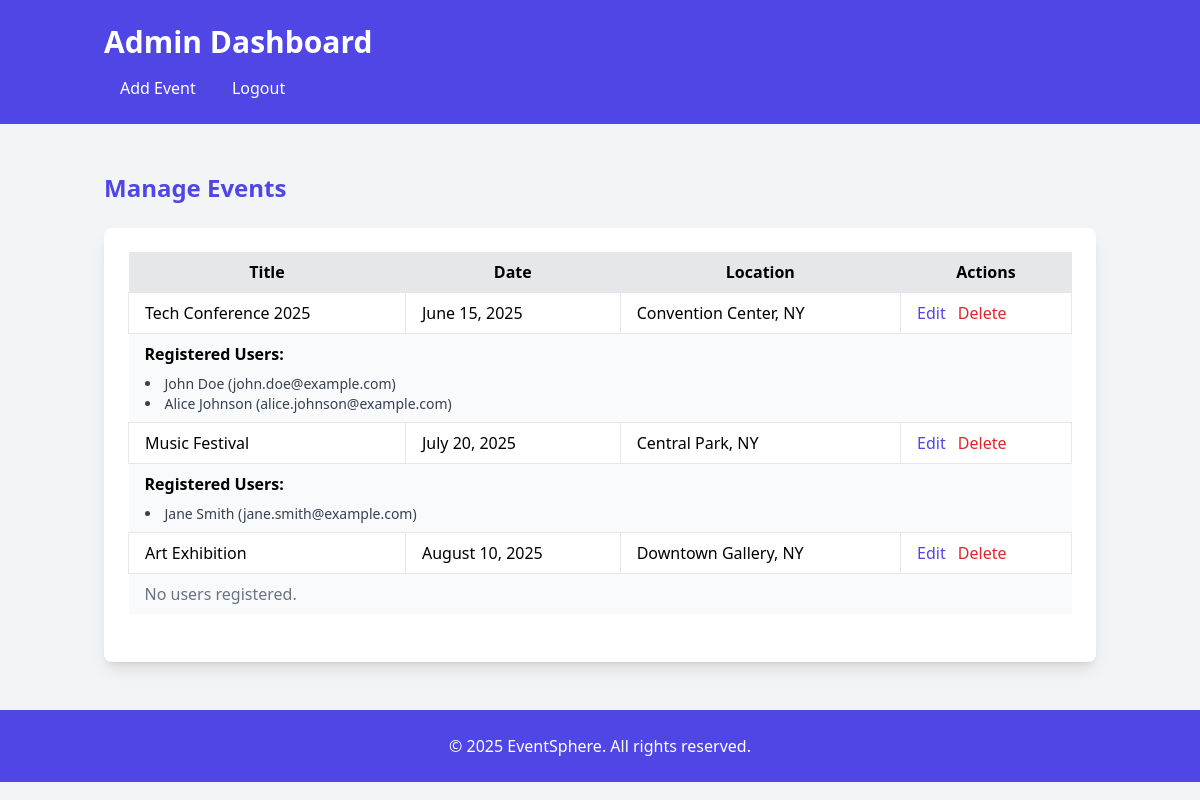
The page /admin/index.php (signed in) on the database its author committed.
### tables this page shows
CREATE TABLE events (
    id INT AUTO_INCREMENT PRIMARY KEY,
    title VARCHAR(255) NOT NULL,
    description TEXT,
    event_date DATE NOT NULL,
    location VARCHAR(255) NOT NULL,
    created_at TIMESTAMP DEFAULT CURRENT_TIMESTAMP
);

CREATE TABLE registrations (
    id INT AUTO_INCREMENT PRIMARY KEY,
    event_id INT NOT NULL,
    name VARCHAR(100) NOT NULL,
    email VARCHAR(100) NOT NULL,
    registered_at TIMESTAMP DEFAULT CURRENT_TIMESTAMP,
    FOREIGN KEY (event_id) REFERENCES events(id) ON DELETE CASCADE
);

### admin/index.php (the view, shortened to what this page needs)
<?php
$servername = "localhost";
$username = "root";
$password = "";
$dbname = "event_management";
try {
    $conn = new PDO("mysql:host=$servername;dbname=$dbname", $username, $password);
    $conn->setAttribute(PDO::ATTR_ERRMODE, PDO::ERRMODE_EXCEPTION);
    $stmt = $conn->prepare("SELECT id, title, description, event_date, location FROM events ORDER BY event_date");
    $stmt->execute();
    $events = $stmt->fetchAll(PDO::FETCH_ASSOC);
    $users_by_event = [];
    $user_stmt = $conn->prepare("SELECT name, email, event_id FROM registrations");
    $user_stmt->execute();
    $users = $user_stmt->fetchAll(PDO::FETCH_ASSOC);
    foreach ($users as $user) {
        $users_by_event[$user['event_id']][] = $user;
    }
} catch(PDOException $e) {
    echo "Connection failed: " . $e->getMessage();
    $events = [];
}
?>
<!DOCTYPE html>
<html lang="en">
<head>
    <script src="https://cdn.tailwindcss.com"></script>
</head>
<body class="bg-gray-100 font-poppins">
    <header class="bg-indigo-600 text-white py-6">
        <div class="container mx-auto px-4">
            <h1 class="text-3xl font-bold">Admin Dashboard</h1>
            <nav class="mt-4">
                <a href="add_event.php" class="text-white hover:underline mx-4">Add Event</a>
                <a href="logout.php" class="text-white hover:underline mx-4">Logout</a>
            </nav>
        </div>
    </header>
    <section class="py-12">
        <div class="container mx-auto px-4">
            <h2 class="text-2xl font-bold text-indigo-600 mb-6">Manage Events</h2>
            <div class="bg-white p-6 rounded-lg shadow-lg">
                <?php if (empty($events)): ?>
                    <p class="text-gray-600">No events found.</p>
                <?php else: ?>
                    <table class="w-full table-auto mb-6">
                        <thead>
                            <tr class="bg-gray-200">
                                <th class="px-4 py-2">Title</th>
                                <th class="px-4 py-2">Date</th>
                                <th class="px-4 py-2">Location</th>
                                <th class="px-4 py-2">Actions</th>
                            </tr>
                        </thead>
                        <tbody>
                            <?php foreach ($events as $event): ?>
                                <tr class="border-b">
                                    <td class="border px-4 py-2"><?php echo htmlspecialchars($event['title']); ?></td>
                                    <td class="border px-4 py-2"><?php echo date('F j, Y', strtotime($event['event_date'])); ?></td>
                                    <td class="border px-4 py-2"><?php echo htmlspecialchars($event['location']); ?></td>
                                    <td class="border px-4 py-2">
                                        <a href="edit_event.php?id=<?php echo $event['id']; ?>" class="text-indigo-600 hover:underline">Edit</a>
                                        <a href="delete_event.php?id=<?php echo $event['id']; ?>" class="text-red-600 hover:underline ml-2" onclick="return confirm('Are you sure?')">Delete</a>
                                    </td>
                                </tr>
                                <tr>
                                    <td colspan="4" class="bg-gray-50 px-4 py-2">
                                        <?php if (!empty($users_by_event[$event['id']])): ?>
                                            <strong>Registered Users:</strong>
                                            <ul class="list-disc list-inside text-sm text-gray-700 mt-2">
                                                <?php foreach ($users_by_event[$event['id']] as $user): ?>
                                                    <li><?php echo htmlspecialchars($user['name']); ?> (<?php echo htmlspecialchars($user['email']); ?>)</li>
                                                <?php endforeach; ?>
                                            </ul>
                                        <?php else: ?>
                                            <span class="text-gray-500">No users registered.</span>
                                        <?php endif; ?>
                                    </td>
                                </tr>
                            <?php endforeach; ?>
                        </tbody>
                    </table>
                <?php endif; ?>
            </div>
        </div>
    </section>
    <footer class="bg-indigo-600 text-white py-6">
        <div class="container mx-auto px-4 text-center">
            <p>© 2025 EventSphere. All rights reserved.</p>
        </div>
    </footer>
</body>
</html>

### rows shown on the page
events: title "Tech Conference 2025", event_date "June 15, 2025", location "Convention Center, NY"
registrations: name "John Doe", email "john.doe@example.com"
registrations: name "Alice Johnson", email "alice.johnson@example.com"
events: title "Music Festival", event_date "July 20, 2025", location "Central Park, NY"
registrations: name "Jane Smith", email "jane.smith@example.com"
events: title "Art Exhibition", event_date "August 10, 2025", location "Downtown Gallery, NY", shows "No users registered."
